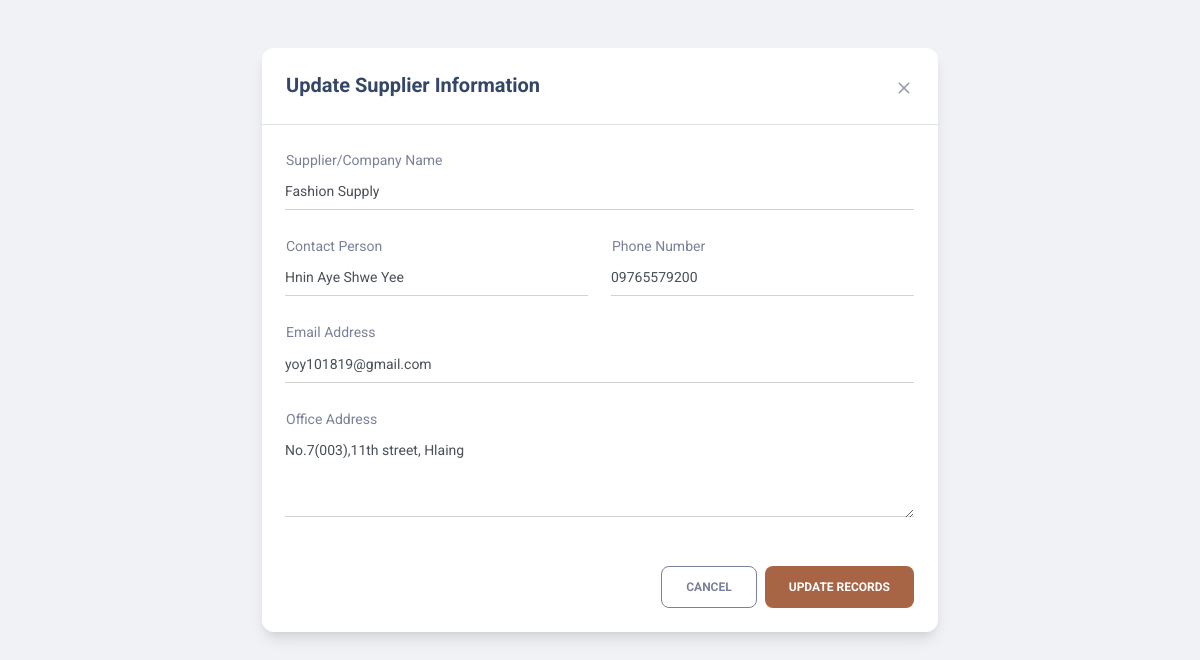
Screenshot of /pages/Supplier_Update.php?supplierID=2 (signed in) with the database file from the repository.
### tables this page shows
CREATE TABLE `supplier` (
  `supplierID` int(11) NOT NULL,
  `supplierName` varchar(150) NOT NULL,
  `supplierAddress` text NOT NULL,
  `supplierEmail` varchar(100) NOT NULL,
  `supplierPhone` varchar(20) NOT NULL,
  `contactName` varchar(100) NOT NULL
);

### pages/Supplier_Update.php (the view, shortened to what this page needs)
<?php
include("connect.php");
if(isset($_GET['supplierID'])) {
    $supplierID = mysqli_real_escape_string($connect, $_GET['supplierID']);
    $query = "SELECT * FROM supplier WHERE supplierID = '$supplierID'";
    $result = mysqli_query($connect, $query);
    $arr = mysqli_fetch_array($result);
}
?>
<!DOCTYPE html>
<html lang="en">
<head>
    <link id="pagestyle" href="../assets/css/material-dashboard.css?v=3.1.0" rel="stylesheet" />
</head>
<body class="g-sidenav-show bg-gray-200">
    <main class="main-content">
        <div class="container-fluid py-4">
            <div class="row justify-content-center mt-4">
                <div class="col-lg-7 col-md-10">
                    <div class="card shadow-lg">
                        <div class="card-header-custom d-flex justify-content-between align-items-center">
                            <h5 class="mb-0 font-weight-bolder">Update Supplier Information</h5>
                            <a href="Supplier_Entry.php" class="btn-close text-dark"><i class="material-icons">close</i></a>
                        </div>
                        <div class="card-body">
                            <form action="Supplier_Update.php" method="POST">
                                <div class="row">
                                    <div class="col-md-12">
                                        <div class="input-group input-group-static mb-4">
                                            <label>Supplier/Company Name</label>
                                            <input type="text" name="txtsupplierName" value="<?php echo $arr['supplierName']?>" class="form-control" required>
                                        </div>
                                        <div class="row">
                                            <div class="col-6">
                                                <div class="input-group input-group-static mb-4">
                                                    <label>Contact Person</label>
                                                    <input type="text" name="txtcontactName" value="<?php echo $arr['contactName']?>" class="form-control" required>
                                                </div>
                                            </div>
                                            <div class="col-6">
                                                <div class="input-group input-group-static mb-4">
                                                    <label>Phone Number</label>
                                                    <input type="text" name="txtPhone" value="<?php echo $arr['supplierPhone']?>" class="form-control" required>
                                                </div>
                                            </div>
                                        </div>
                                        <div class="input-group input-group-static mb-4">
                                            <label>Email Address</label>
                                            <input type="email" name="txtEmail" value="<?php echo $arr['supplierEmail']?>" class="form-control" required>
                                        </div>
                                        <div class="input-group input-group-static mb-4">
                                            <label>Office Address</label>
                                            <textarea name="txtAddress" class="form-control" rows="3"><?php echo $arr['supplierAddress']?></textarea>
                                        </div>
                                    </div>
                                </div>
                                <div class="d-flex justify-content-end gap-2 mt-4">
                                    <a href="Supplier_Entry.php" class="btn btn-outline-secondary mb-0">Cancel</a>
                                    <button type="submit" name="btnUpdate" class="btn updatebtn mb-0">Update Records</button>
                                </div>
                            </form>
                        </div>
                    </div>
                </div>
            </div>
        </div>
    </main>
</body>
</html>

### pages/Supplier_Update.php (style rules this page uses)
.updatebtn { background-color: #A76545 !important; color: #fff !important; }
.card-header-custom { background: transparent; border-bottom: 1px solid #dee2e6; padding: 1.5rem; }

### rows the page displays
supplier: txtsupplierName "Fashion Supply", txtcontactName "Hnin Aye Shwe Yee", txtPhone "09765579200", txtEmail "yoy101819@gmail.com", txtAddress "No.7(003),11th street, Hlaing"
